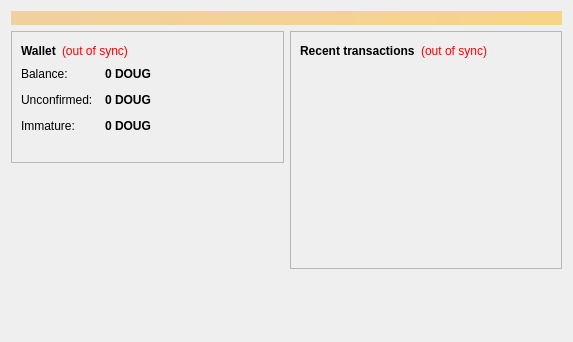
<?xml version="1.0" encoding="UTF-8"?>
<ui version="4.0">
 <class>OverviewPage</class>
 <widget class="QWidget" name="OverviewPage">
  <property name="geometry">
   <rect>
    <x>0</x>
    <y>0</y>
    <width>573</width>
    <height>342</height>
   </rect>
  </property>
  <property name="windowTitle">
   <string>Form</string>
  </property>
  <layout class="QVBoxLayout" name="topLayout">
   <item>
    <widget class="QLabel" name="labelAlerts">
     <property name="visible">
      <bool>false</bool>
     </property>
     <property name="styleSheet">
      <string notr="true">background-color: qlineargradient(x1: 0, y1: 0, x2: 1, y2: 0, stop:0 #F0D0A0, stop:1 #F8D488); color:#000000;</string>
     </property>
     <property name="wordWrap">
      <bool>true</bool>
     </property>
     <property name="margin">
      <number>3</number>
     </property>
    </widget>
   </item>
   <item>
    <layout class="QHBoxLayout" name="horizontalLayout" stretch="1,1">
     <item>
      <layout class="QVBoxLayout" name="verticalLayout_2">
       <item>
        <widget class="QFrame" name="frame">
         <property name="frameShape">
          <enum>QFrame::StyledPanel</enum>
         </property>
         <property name="frameShadow">
          <enum>QFrame::Raised</enum>
         </property>
         <layout class="QVBoxLayout" name="verticalLayout_4">
          <item>
           <layout class="QHBoxLayout" name="horizontalLayout_4">
            <item>
             <widget class="QLabel" name="label_5">
              <property name="font">
               <font>
                <weight>75</weight>
                <bold>true</bold>
               </font>
              </property>
              <property name="text">
               <string>Wallet</string>
              </property>
             </widget>
            </item>
            <item>
             <widget class="QLabel" name="labelWalletStatus">
              <property name="toolTip">
               <string>&lt;html&gt;&lt;head/&gt;&lt;body&gt;&lt;p&gt;The displayed information may be out of date. Your wallet automatically synchronizes with the Dougcoin network after a connection is established, but this process has not completed yet.&lt;/p&gt;&lt;/body&gt;&lt;/html&gt;</string>
              </property>
              <property name="styleSheet">
               <string notr="true">QLabel { color: red; }</string>
              </property>
              <property name="text">
               <string notr="true">(out of sync)</string>
              </property>
              <property name="alignment">
               <set>Qt::AlignLeading|Qt::AlignLeft|Qt::AlignVCenter</set>
              </property>
             </widget>
            </item>
            <item>
             <spacer name="horizontalSpacer_2">
              <property name="orientation">
               <enum>Qt::Horizontal</enum>
              </property>
              <property name="sizeHint" stdset="0">
               <size>
                <width>40</width>
                <height>20</height>
               </size>
              </property>
             </spacer>
            </item>
           </layout>
          </item>
          <item>
           <layout class="QFormLayout" name="formLayout_2">
            <property name="fieldGrowthPolicy">
             <enum>QFormLayout::AllNonFixedFieldsGrow</enum>
            </property>
            <property name="horizontalSpacing">
             <number>12</number>
            </property>
            <property name="verticalSpacing">
             <number>12</number>
            </property>
            <item row="0" column="0">
             <widget class="QLabel" name="label">
              <property name="text">
               <string>Balance:</string>
              </property>
             </widget>
            </item>
            <item row="0" column="1">
             <widget class="QLabel" name="labelBalance">
              <property name="font">
               <font>
                <weight>75</weight>
                <bold>true</bold>
               </font>
              </property>
              <property name="cursor">
               <cursorShape>IBeamCursor</cursorShape>
              </property>
              <property name="toolTip">
               <string>Your current balance</string>
              </property>
              <property name="text">
               <string notr="true">0 DOUG</string>
              </property>
              <property name="textInteractionFlags">
               <set>Qt::LinksAccessibleByMouse|Qt::TextSelectableByKeyboard|Qt::TextSelectableByMouse</set>
              </property>
             </widget>
            </item>
            <item row="1" column="0">
             <widget class="QLabel" name="label_3">
              <property name="text">
               <string>Unconfirmed:</string>
              </property>
             </widget>
            </item>
            <item row="1" column="1">
             <widget class="QLabel" name="labelUnconfirmed">
              <property name="font">
               <font>
                <weight>75</weight>
                <bold>true</bold>
               </font>
              </property>
              <property name="cursor">
               <cursorShape>IBeamCursor</cursorShape>
              </property>
              <property name="toolTip">
               <string>Total of transactions that have yet to be confirmed, and do not yet count toward the current balance</string>
              </property>
              <property name="text">
               <string notr="true">0 DOUG</string>
              </property>
              <property name="textInteractionFlags">
               <set>Qt::LinksAccessibleByMouse|Qt::TextSelectableByKeyboard|Qt::TextSelectableByMouse</set>
              </property>
             </widget>
            </item>
            <item row="2" column="0">
             <widget class="QLabel" name="labelImmatureText">
              <property name="text">
               <string>Immature:</string>
              </property>
             </widget>
            </item>
            <item row="2" column="1">
             <widget class="QLabel" name="labelImmature">
              <property name="font">
               <font>
                <weight>75</weight>
                <bold>true</bold>
               </font>
              </property>
              <property name="toolTip">
               <string>Mined balance that has not yet matured</string>
              </property>
              <property name="text">
               <string notr="true">0 DOUG</string>
              </property>
              <property name="textInteractionFlags">
               <set>Qt::LinksAccessibleByMouse|Qt::TextSelectableByKeyboard|Qt::TextSelectableByMouse</set>
              </property>
             </widget>
            </item>
           </layout>
          </item>
          <item>
           <widget class="QLabel" name="label_wallet_bgcoin">
            <property name="text">
             <string/>
            </property>
            <property name="pixmap">
             <pixmap resource="../bitcoin.qrc">:/images/wallet_bgcoin</pixmap>
            </property>
            <property name="scaledContents">
             <bool>false</bool>
            </property>
            <property name="alignment">
             <set>Qt::AlignCenter</set>
            </property>
            <property name="margin">
             <number>-2</number>
            </property>
           </widget>
          </item>
         </layout>
        </widget>
       </item>
       <item>
        <spacer name="verticalSpacer">
         <property name="orientation">
          <enum>Qt::Vertical</enum>
         </property>
         <property name="sizeHint" stdset="0">
          <size>
           <width>20</width>
           <height>40</height>
          </size>
         </property>
        </spacer>
       </item>
      </layout>
     </item>
     <item>
      <layout class="QVBoxLayout" name="verticalLayout_3">
       <item>
        <widget class="QFrame" name="frame_2">
         <property name="frameShape">
          <enum>QFrame::StyledPanel</enum>
         </property>
         <property name="frameShadow">
          <enum>QFrame::Raised</enum>
         </property>
         <layout class="QVBoxLayout" name="verticalLayout">
          <item>
           <layout class="QHBoxLayout" name="horizontalLayout_2">
            <item>
             <widget class="QLabel" name="label_4">
              <property name="text">
               <string>&lt;b&gt;Recent transactions&lt;/b&gt;</string>
              </property>
             </widget>
            </item>
            <item>
             <widget class="QLabel" name="labelTransactionsStatus">
              <property name="toolTip">
               <string>&lt;html&gt;&lt;head/&gt;&lt;body&gt;&lt;p&gt;The displayed information may be out of date. Your wallet automatically synchronizes with the Dougcoin network after a connection is established, but this process has not completed yet.&lt;/p&gt;&lt;/body&gt;&lt;/html&gt;</string>
              </property>
              <property name="styleSheet">
               <string notr="true">QLabel { color: red; }</string>
              </property>
              <property name="text">
               <string notr="true">(out of sync)</string>
              </property>
              <property name="alignment">
               <set>Qt::AlignRight|Qt::AlignTrailing|Qt::AlignVCenter</set>
              </property>
             </widget>
            </item>
            <item>
             <spacer name="horizontalSpacer">
              <property name="orientation">
               <enum>Qt::Horizontal</enum>
              </property>
              <property name="sizeHint" stdset="0">
               <size>
                <width>40</width>
                <height>20</height>
               </size>
              </property>
             </spacer>
            </item>
           </layout>
          </item>
          <item>
           <widget class="QListView" name="listTransactions">
            <property name="styleSheet">
             <string notr="true">QListView { background: transparent; }</string>
            </property>
            <property name="frameShape">
             <enum>QFrame::NoFrame</enum>
            </property>
            <property name="verticalScrollBarPolicy">
             <enum>Qt::ScrollBarAlwaysOff</enum>
            </property>
            <property name="horizontalScrollBarPolicy">
             <enum>Qt::ScrollBarAlwaysOff</enum>
            </property>
            <property name="selectionMode">
             <enum>QAbstractItemView::NoSelection</enum>
            </property>
           </widget>
          </item>
         </layout>
        </widget>
       </item>
       <item>
        <spacer name="verticalSpacer_2">
         <property name="orientation">
          <enum>Qt::Vertical</enum>
         </property>
         <property name="sizeHint" stdset="0">
          <size>
           <width>20</width>
           <height>40</height>
          </size>
         </property>
        </spacer>
       </item>
      </layout>
     </item>
    </layout>
   </item>
  </layout>
 </widget>
 <resources/>
 <connections/>
</ui>
